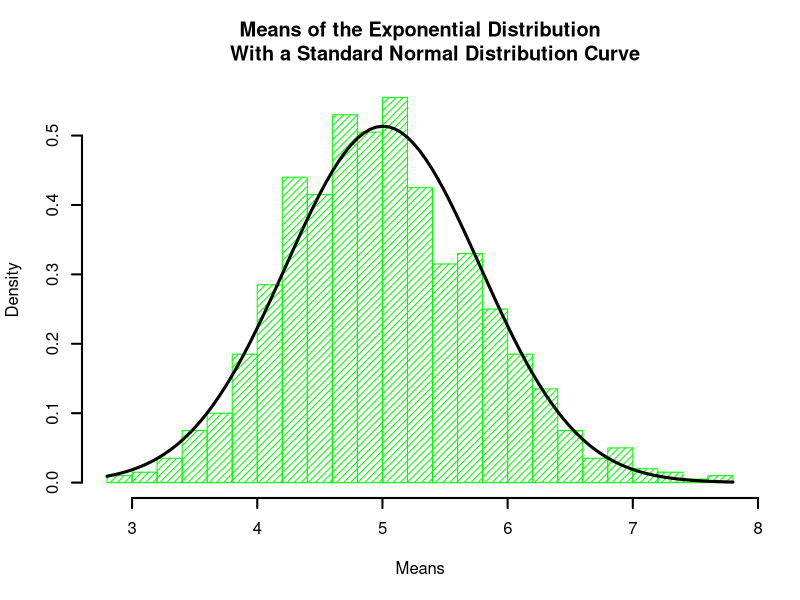

Write the R code that produced this figure.
## ---- chunk 1
lambda = .2
n = 40
mns = NULL

for (i in 1:1000) {
    mns = c(mns, mean(rexp(n,lambda)))
}
## ---- chunk 2
str(mns)
## ---- chunk 3
mean(mns)
## ---- chunk 4
var(mns)
((1/lambda)/sqrt(n))^2
## ---- chunk 5
hist(mns, breaks = 20, probability = TRUE, density = 20, lwd = 2, col = "green",
     xlab = "Means", main = "Means of the Exponential Distribution
     With a Standard Normal Distribution Curve")
curve(dnorm(x, mean = mean(mns), sd = sd(mns)), add = TRUE, lwd =3)
